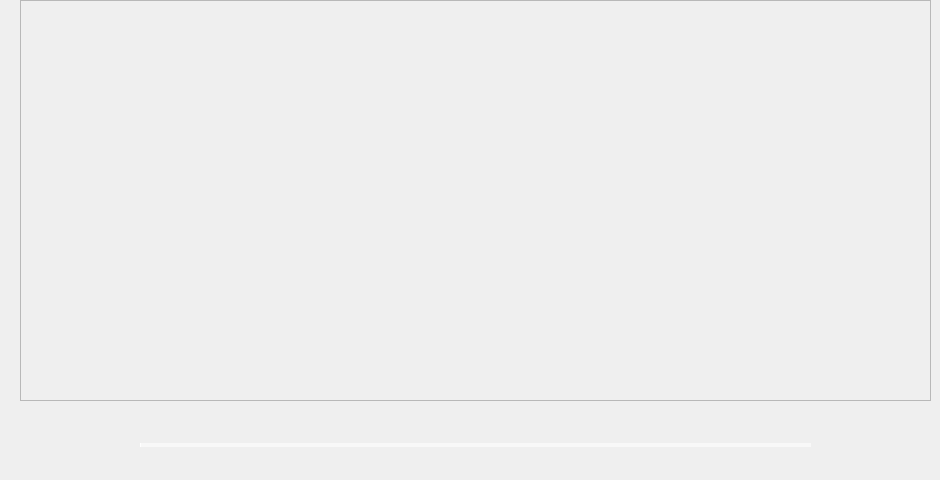
   <widget class="QWidget" name="page_5">
    <widget class="QFrame" name="frame">
     <property name="geometry">
      <rect>
       <x>20</x>
       <y>0</y>
       <width>911</width>
       <height>401</height>
      </rect>
     </property>
     <property name="styleSheet">
      <string notr="true">background-image: url(:/backgrond/image/background/classic-camera_ZISHVEKOTJ.webp);</string>
     </property>
     <property name="frameShape">
      <enum>QFrame::StyledPanel</enum>
     </property>
     <property name="frameShadow">
      <enum>QFrame::Raised</enum>
     </property>
    </widget>
    <widget class="QPushButton" name="pushButton_15">
     <property name="geometry">
      <rect>
       <x>830</x>
       <y>420</y>
       <width>91</width>
       <height>51</height>
      </rect>
     </property>
     <property name="styleSheet">
      <string notr="true">QPushButton
{

background-repeat:no-repeat;
background-position:center center;
border:0px;
}

</string>
     </property>
     <property name="text">
      <string/>
     </property>
     <property name="icon">
      <iconset resource="res.qrc">
       <normaloff>:/image_hover/image/image-hover/add-hover.png</normaloff>:/image_hover/image/image-hover/add-hover.png</iconset>
     </property>
     <property name="iconSize">
      <size>
       <width>50</width>
       <height>50</height>
      </size>
     </property>
    </widget>
    <widget class="QPushButton" name="pushButton_14">
     <property name="geometry">
      <rect>
       <x>40</x>
       <y>420</y>
       <width>71</width>
       <height>51</height>
      </rect>
     </property>
     <property name="styleSheet">
      <string notr="true">QPushButton
{
background-image: url(:/image/image/image/pase.png);
background-repeat:no-repeat;
background-position:center center;
border:0px;
}

</string>
     </property>
     <property name="text">
      <string/>
     </property>
     <property name="iconSize">
      <size>
       <width>50</width>
       <height>50</height>
      </size>
     </property>
     <property name="flat">
      <bool>true</bool>
     </property>
    </widget>
    <widget class="QSlider" name="positionSliderTwo">
     <property name="enabled">
      <bool>true</bool>
     </property>
     <property name="geometry">
      <rect>
       <x>140</x>
       <y>420</y>
       <width>671</width>
       <height>51</height>
      </rect>
     </property>
     <property name="font">
      <font>
       <pointsize>13</pointsize>
      </font>
     </property>
     <property name="cursor">
      <cursorShape>PointingHandCursor</cursorShape>
     </property>
     <property name="styleSheet">
      <string notr="true">QSlider::add-page:Horizontal
{     
background-color: rgba(255, 255, 255,150);
height:4px;  
} 
QSlider::sub-page:Horizontal   
{  
background-color: rgb(255, 255, 255);
height:4px;
}
QSlider::groove:Horizontal   
{ 
background:transparent; 
height:4px;
}  
QSlider::handle:Horizontal
{ 
height:16px; 
width:16px; 
border-image:url(:/image/image/image/sliderHandle.png);
margin: -6 0px; 
}
      
</string>
     </property>
     <property name="singleStep">
      <number>10</number>
     </property>
     <property name="orientation">
      <enum>Qt::Horizontal</enum>
     </property>
     <property name="tickPosition">
      <enum>QSlider::NoTicks</enum>
     </property>
    </widget>
   </widget>
